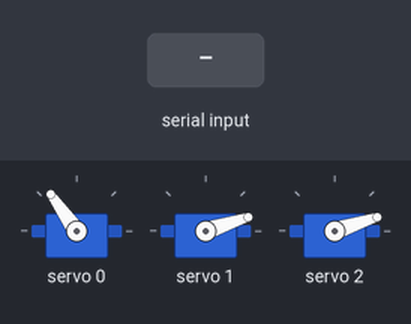
This sketch was run on a simulated Arduino Uno, built with avr-gcc and run on an emulated ATmega328P. Shown: 3 × servo. Inputs (shaded band) come from the test bench. What the sketch prints to the serial monitor is not drawn.

Above: at 4.2 s.
4.3 s: "2" received over Serial
At 6.9 s:
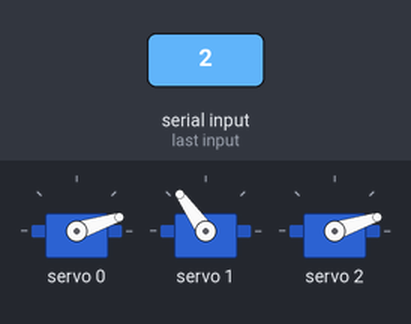
7.3 s: "3" received over Serial
At 10.2 s:
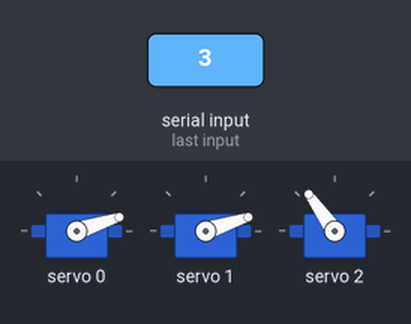
At 14.6 s:
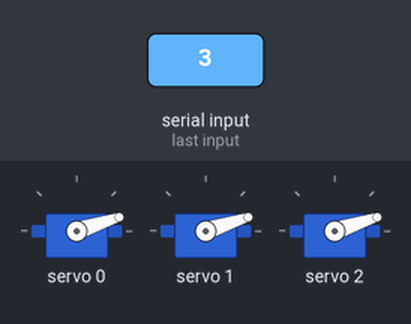
Timing chart, 0 to 16.1 s (numbered marks = the images above; inputs shaded):
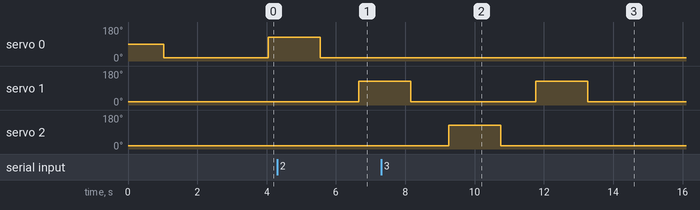

The sketch:

test_pca9685_servos.ino
```cpp
/*
  TEST PCA9685 SERVO CONTROLLER - UpCycle Pro
  =============================================

  Este sketch prueba el controlador PCA9685 y los 3 servos
  utilizados para empujar los materiales clasificados.

  Conexiones:
  - PCA9685: SDA=GPIO21, SCL=GPIO22, VCC=5V, GND=GND
  - Servo VIDRIO:   Canal 0 del PCA9685
  - Servo PLASTICO: Canal 1 del PCA9685
  - Servo METAL:    Canal 2 del PCA9685

  Funcionamiento:
  - Inicializa el PCA9685
  - Prueba cada servo individualmente
  - Ciclo completo de prueba automática
  - Control manual por comandos seriales
*/

#include <Wire.h>
#include <Adafruit_PWMServoDriver.h>

// Crear objeto del controlador PCA9685
Adafruit_PWMServoDriver pwm = Adafruit_PWMServoDriver();

// Definir canales de servos
#define SERVO_VIDRIO 0    // Canal 0 - Servo para VIDRIO
#define SERVO_PLASTICO 1  // Canal 1 - Servo para PLASTICO
#define SERVO_METAL 2     // Canal 2 - Servo para METAL

// Definir posiciones PWM para servos (típicamente 150-600)
#define SERVO_MIN 150     // Posición 0° (reposo)
#define SERVO_MAX 600     // Posición 180° (empuje máximo)
#define SERVO_MID 375     // Posición 90° (empuje normal)

// Variables de control
unsigned long last_test = 0;
int current_test_servo = 0;
bool auto_test = true;
unsigned long test_interval = 3000; // 3 segundos entre pruebas

void setup() {
  Serial.begin(115200);

  // Inicializar I2C y PCA9685
  Wire.begin();

  Serial.println();
  Serial.println("🎛️ TEST PCA9685 SERVO CONTROLLER - UpCycle Pro");
  Serial.println("===============================================");
  Serial.println();

  // Intentar inicializar PCA9685
  Serial.println("🔄 Inicializando PCA9685...");
  pwm.begin();
  pwm.setOscillatorFrequency(27000000); // Frecuencia del oscilador interno
  pwm.setPWMFreq(50); // Frecuencia PWM para servos (50Hz)

  delay(1000);

  // Verificar comunicación I2C
  Wire.beginTransmission(0x40); // Dirección por defecto del PCA9685
  if (Wire.endTransmission() == 0) {
    Serial.println("✅ PCA9685 detectado correctamente");
  } else {
    Serial.println("❌ ERROR: PCA9685 no detectado");
    Serial.println("   - Verificar conexiones I2C (SDA=21, SCL=22)");
    Serial.println("   - Verificar alimentación 5V");
    while(1) delay(1000);
  }

  Serial.println();
  Serial.println("📋 Configuración:");
  Serial.println("- Servo VIDRIO:   Canal 0 (GPIO: empuje hacia contenedor de vidrio)");
  Serial.println("- Servo PLASTICO: Canal 1 (GPIO: empuje hacia contenedor de plástico)");
  Serial.println("- Servo METAL:    Canal 2 (GPIO: empuje hacia contenedor de metal)");
  Serial.println();

  // Mover todos los servos a posición de reposo
  Serial.println("🏠 Moviendo servos a posición de reposo...");
  moveServo(SERVO_VIDRIO, SERVO_MIN);
  moveServo(SERVO_PLASTICO, SERVO_MIN);
  moveServo(SERVO_METAL, SERVO_MIN);
  delay(2000);

  Serial.println("✅ Sistema listo");
  Serial.println();
  Serial.println("🎮 COMANDOS:");
  Serial.println("- '1' = Probar servo VIDRIO");
  Serial.println("- '2' = Probar servo PLASTICO");
  Serial.println("- '3' = Probar servo METAL");
  Serial.println("- 'a' = Activar/Desactivar prueba automática");
  Serial.println("- 'r' = Reset todos los servos a reposo");
  Serial.println("- 's' = Estado de todos los servos");
  Serial.println();
}

void loop() {
  // Procesar comandos seriales
  if (Serial.available()) {
    char command = Serial.read();
    processCommand(command);
  }

  // Ejecutar prueba automática si está activada
  if (auto_test && (millis() - last_test > test_interval)) {
    automaticTest();
    last_test = millis();
  }

  delay(100);
}

void processCommand(char cmd) {
  switch(cmd) {
    case '1':
      Serial.println("🔵 Probando servo VIDRIO (Canal 0)");
      testServo(SERVO_VIDRIO, "VIDRIO");
      break;

    case '2':
      Serial.println("🟠 Probando servo PLASTICO (Canal 1)");
      testServo(SERVO_PLASTICO, "PLASTICO");
      break;

    case '3':
      Serial.println("⚫ Probando servo METAL (Canal 2)");
      testServo(SERVO_METAL, "METAL");
      break;

    case 'a':
      auto_test = !auto_test;
      Serial.print("🔄 Prueba automática: ");
      Serial.println(auto_test ? "ACTIVADA" : "DESACTIVADA");
      break;

    case 'r':
      Serial.println("🏠 Reset - Todos los servos a posición de reposo");
      resetAllServos();
      break;

    case 's':
      printServoStatus();
      break;

    default:
      Serial.println("❌ Comando no reconocido");
      Serial.println("💡 Comandos: 1, 2, 3, a, r, s");
      break;
  }
}

void automaticTest() {
  Serial.print("🔄 Prueba automática - Servo ");
  Serial.print(current_test_servo + 1);
  Serial.print(" (");

  switch(current_test_servo) {
    case 0:
      Serial.print("VIDRIO");
      testServo(SERVO_VIDRIO, "VIDRIO");
      break;
    case 1:
      Serial.print("PLASTICO");
      testServo(SERVO_PLASTICO, "PLASTICO");
      break;
    case 2:
      Serial.print("METAL");
      testServo(SERVO_METAL, "METAL");
      break;
  }
  Serial.println(")");

  current_test_servo = (current_test_servo + 1) % 3;
}

void testServo(int channel, String material) {
  Serial.print("   Reposo (0°) -> ");
  moveServo(channel, SERVO_MIN);
  delay(1000);

  Serial.print("Empuje (90°) -> ");
  moveServo(channel, SERVO_MID);
  delay(1500);

  Serial.print("Reposo (0°) ✅");
  moveServo(channel, SERVO_MIN);
  Serial.println();
}

void moveServo(int channel, int pulseWidth) {
  pwm.setPWM(channel, 0, pulseWidth);
}

void resetAllServos() {
  moveServo(SERVO_VIDRIO, SERVO_MIN);
  moveServo(SERVO_PLASTICO, SERVO_MIN);
  moveServo(SERVO_METAL, SERVO_MIN);
  Serial.println("✅ Todos los servos en posición de reposo");
}

void printServoStatus() {
  Serial.println("📊 ESTADO DE SERVOS:");
  Serial.println("- Canal 0 (VIDRIO):   Posición de reposo");
  Serial.println("- Canal 1 (PLASTICO): Posición de reposo");
  Serial.println("- Canal 2 (METAL):    Posición de reposo");
  Serial.print("- Prueba automática: ");
  Serial.println(auto_test ? "ACTIVA" : "INACTIVA");
  Serial.print("- Próximo servo a probar: ");
  Serial.println(current_test_servo + 1);
}

/*
===============================================================================
                                MANUAL DE PRUEBA
===============================================================================

🎯 OBJETIVO:
Verificar que el PCA9685 controla correctamente los 3 servos del sistema.

🔧 CONFIGURACIÓN:
1. Conectar PCA9685: SDA=GPIO21, SCL=GPIO22, VCC=5V, GND=GND
2. Conectar servos a canales 0, 1, 2 del PCA9685
3. Alimentar servos con 5V (máximo 1.5A total)
4. Subir este sketch al ESP32
5. Abrir Monitor Serial (115200 baud)

📋 PROCEDIMIENTO DE PRUEBA:

PRUEBA AUTOMÁTICA:
1. Sistema ejecuta ciclo automático cada 3 segundos
2. Prueba servos en secuencia: VIDRIO -> PLASTICO -> METAL
3. Cada servo: reposo -> empuje -> reposo

PRUEBA MANUAL:
1. Enviar '1' para probar servo VIDRIO
2. Enviar '2' para probar servo PLASTICO
3. Enviar '3' para probar servo METAL
4. Enviar 'a' para activar/desactivar modo automático
5. Enviar 'r' para reset todos los servos
6. Enviar 's' para ver estado

✅ RESULTADOS ESPERADOS:
- PCA9685 detectado al inicio
- Cada servo se mueve suavemente de reposo a empuje y viceversa
- No debe haber jitter o movimientos erráticos
- Respuesta inmediata a comandos manuales

❌ PROBLEMAS COMUNES:
- "PCA9685 no detectado":
  * Verificar conexiones I2C (SDA=21, SCL=22)
  * Verificar alimentación 5V del PCA9685
  * Probar con scanner I2C para detectar dirección

- "Servo no se mueve":
  * Verificar conexión del servo al canal correcto
  * Verificar alimentación 5V de servos (mínimo 1A)
  * Verificar que el servo no esté bloqueado mecánicamente

- "Movimiento errático":
  * Verificar calidad de alimentación (usar capacitor)
  * Verificar interferencias en líneas I2C
  * Ajustar valores SERVO_MIN/MAX si es necesario

📊 INTERPRETACIÓN:
- Movimiento suave: Servo funcionando correctamente
- Jitter: Problemas de alimentación o interferencia
- No movimiento: Conexión o alimentación defectuosa

🔧 AJUSTES:
- Modificar SERVO_MIN/MAX si el rango de movimiento no es apropiado
- Cambiar test_interval para pruebas más rápidas/lentas
- Ajustar SERVO_MID para cambiar ángulo de empuje

===============================================================================
*/
```

Measured:
- after the input at 4.3 s, servo 1: 18° → 125° after 2.4 s
- after the input at 7.3 s, servo 2: 18° → 125° after 2.0 s instead of 7.9 s
